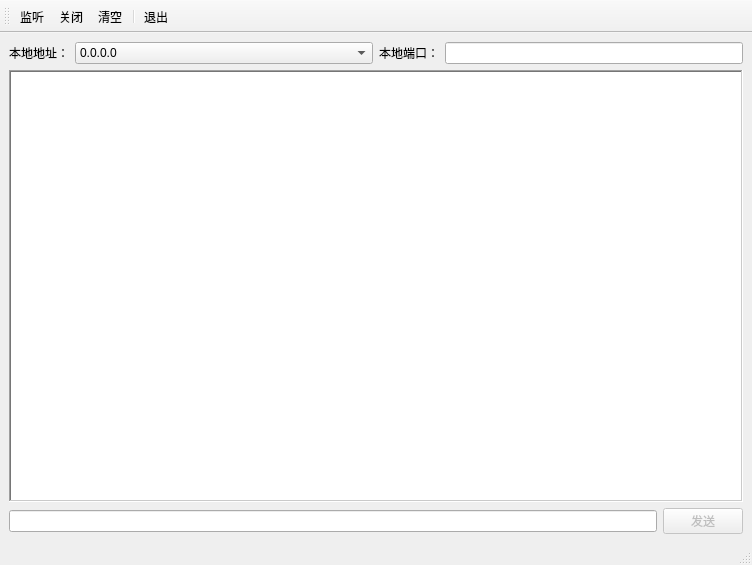
<?xml version="1.0" encoding="UTF-8"?>
<ui version="4.0">
 <class>TcpServerWindow</class>
 <widget class="QMainWindow" name="TcpServerWindow">
  <property name="geometry">
   <rect>
    <x>0</x>
    <y>0</y>
    <width>752</width>
    <height>565</height>
   </rect>
  </property>
  <property name="windowTitle">
   <string>TCP服务器</string>
  </property>
  <widget class="QWidget" name="centralwidget">
   <layout class="QVBoxLayout" name="verticalLayout">
    <item>
     <layout class="QHBoxLayout" name="horizontalLayout">
      <item>
       <widget class="QLabel" name="label">
        <property name="text">
         <string>本地地址：</string>
        </property>
       </widget>
      </item>
      <item>
       <widget class="QComboBox" name="m_comboLoalAddr">
        <property name="sizePolicy">
         <sizepolicy hsizetype="Expanding" vsizetype="Fixed">
          <horstretch>0</horstretch>
          <verstretch>0</verstretch>
         </sizepolicy>
        </property>
        <item>
         <property name="text">
          <string>0.0.0.0</string>
         </property>
        </item>
        <item>
         <property name="text">
          <string>127.0.0.1</string>
         </property>
        </item>
       </widget>
      </item>
      <item>
       <widget class="QLabel" name="label_2">
        <property name="text">
         <string>本地端口：</string>
        </property>
       </widget>
      </item>
      <item>
       <widget class="QLineEdit" name="m_editLocalPort">
        <property name="sizePolicy">
         <sizepolicy hsizetype="Expanding" vsizetype="Fixed">
          <horstretch>0</horstretch>
          <verstretch>0</verstretch>
         </sizepolicy>
        </property>
       </widget>
      </item>
     </layout>
    </item>
    <item>
     <widget class="QPlainTextEdit" name="m_editOutput">
      <property name="frameShape">
       <enum>QFrame::WinPanel</enum>
      </property>
      <property name="readOnly">
       <bool>true</bool>
      </property>
     </widget>
    </item>
    <item>
     <layout class="QHBoxLayout" name="horizontalLayout_2">
      <item>
       <widget class="QLineEdit" name="m_editSend"/>
      </item>
      <item>
       <widget class="QPushButton" name="m_btnSend">
        <property name="enabled">
         <bool>false</bool>
        </property>
        <property name="text">
         <string>发送</string>
        </property>
        <property name="default">
         <bool>true</bool>
        </property>
       </widget>
      </item>
     </layout>
    </item>
   </layout>
  </widget>
  <widget class="QStatusBar" name="statusbar"/>
  <widget class="QToolBar" name="toolBar">
   <property name="windowTitle">
    <string>toolBar</string>
   </property>
   <property name="toolButtonStyle">
    <enum>Qt::ToolButtonTextBesideIcon</enum>
   </property>
   <attribute name="toolBarArea">
    <enum>TopToolBarArea</enum>
   </attribute>
   <attribute name="toolBarBreak">
    <bool>false</bool>
   </attribute>
   <addaction name="m_actListen"/>
   <addaction name="m_actClose"/>
   <addaction name="m_actClear"/>
   <addaction name="separator"/>
   <addaction name="m_actExit"/>
  </widget>
  <action name="m_actListen">
   <property name="icon">
    <iconset resource="TcpServer.qrc">
     <normaloff>:/images/listen.bmp</normaloff>:/images/listen.bmp</iconset>
   </property>
   <property name="text">
    <string>监听</string>
   </property>
   <property name="toolTip">
    <string>监听</string>
   </property>
  </action>
  <action name="m_actClose">
   <property name="icon">
    <iconset resource="TcpServer.qrc">
     <normaloff>:/images/close.bmp</normaloff>:/images/close.bmp</iconset>
   </property>
   <property name="text">
    <string>关闭</string>
   </property>
   <property name="toolTip">
    <string>关闭</string>
   </property>
  </action>
  <action name="m_actClear">
   <property name="icon">
    <iconset resource="TcpServer.qrc">
     <normaloff>:/images/clear.bmp</normaloff>:/images/clear.bmp</iconset>
   </property>
   <property name="text">
    <string>清空</string>
   </property>
  </action>
  <action name="m_actExit">
   <property name="icon">
    <iconset resource="TcpServer.qrc">
     <normaloff>:/images/exit.bmp</normaloff>:/images/exit.bmp</iconset>
   </property>
   <property name="text">
    <string>退出</string>
   </property>
   <property name="toolTip">
    <string>退出</string>
   </property>
  </action>
 </widget>
 <resources>
  <include location="TcpServer.qrc"/>
 </resources>
 <connections>
  <connection>
   <sender>m_actExit</sender>
   <signal>triggered()</signal>
   <receiver>TcpServerWindow</receiver>
   <slot>close()</slot>
   <hints>
    <hint type="sourcelabel">
     <x>-1</x>
     <y>-1</y>
    </hint>
    <hint type="destinationlabel">
     <x>347</x>
     <y>278</y>
    </hint>
   </hints>
  </connection>
 </connections>
</ui>
